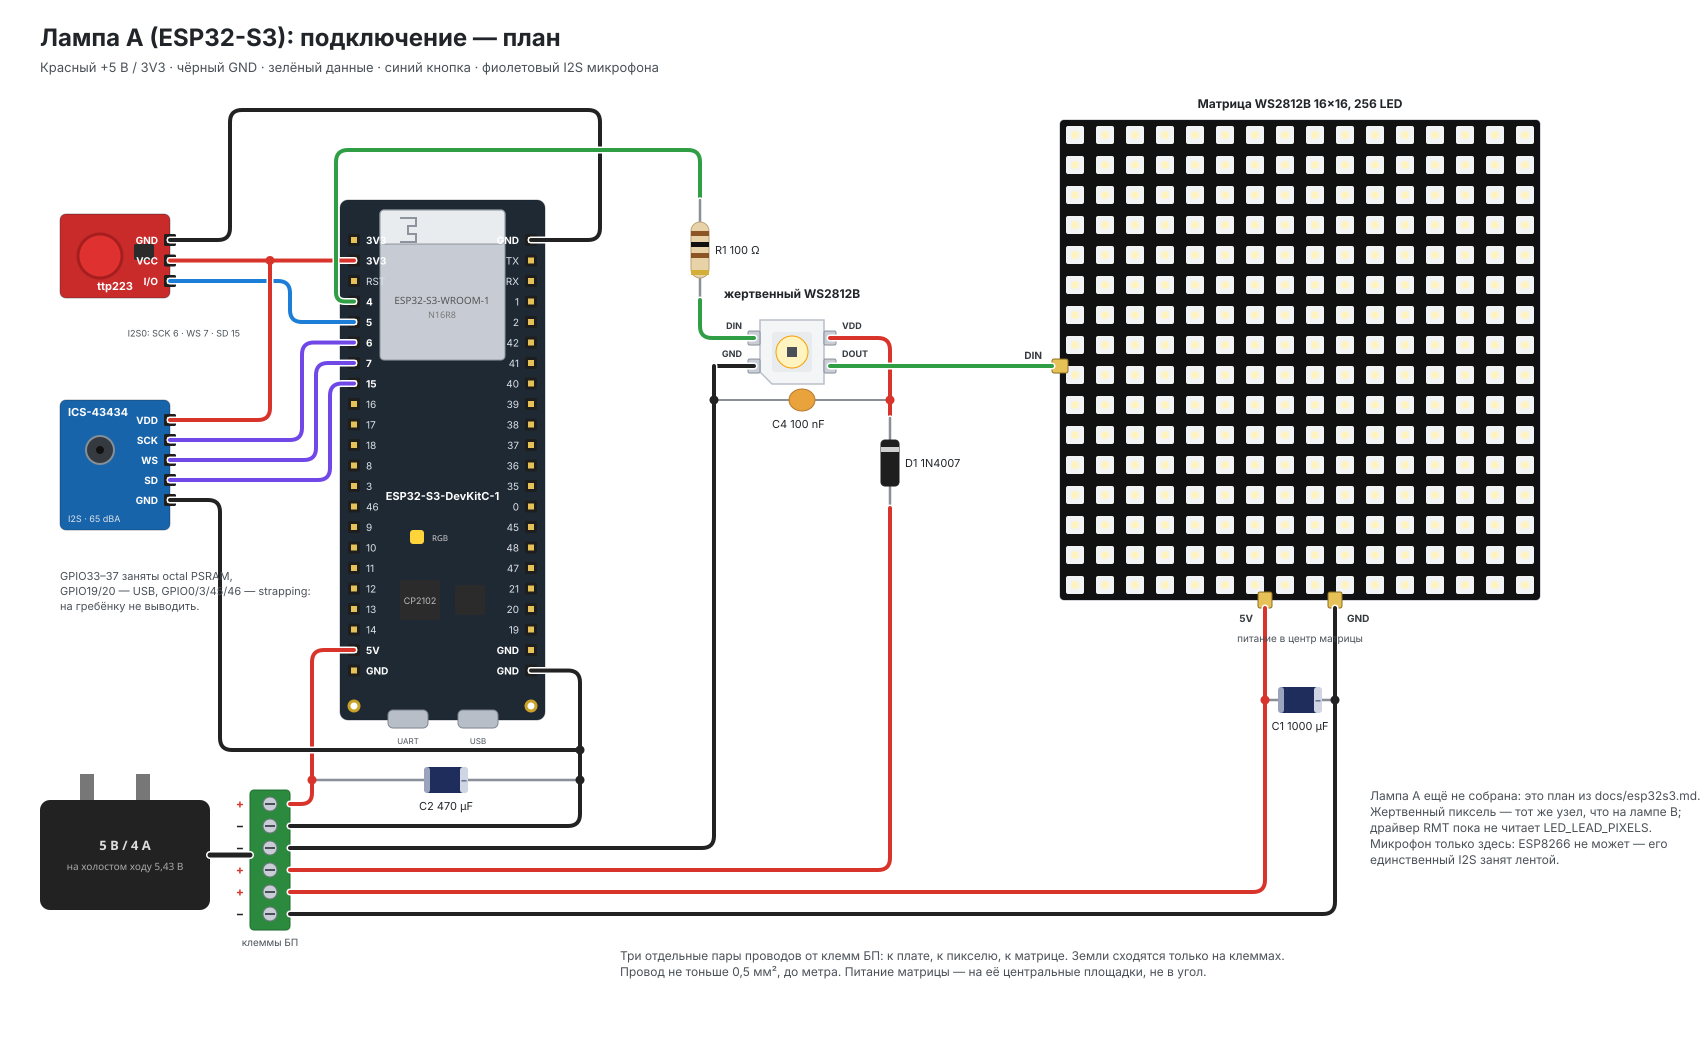

Reproduce this figure in Python.
# Lamp A (ESP32-S3-DevKitC-1 N16R8) as a picture of the parts on the desk. This lamp is
# not assembled yet: the picture is the plan from docs/esp32s3.md, not a photo. Render:
#   uv run --with cairosvg python docs/schematics/lamp-a-wokwi.py

import sys
from pathlib import Path

sys.path.insert(0, str(Path(__file__).parent))
from wokwi_style import BLK, BLU, GRN, RED, Scene  # noqa: E402

VIO = '#7048e8'  # I2S microphone lines
OUT = Path(__file__).with_suffix('.svg')
s = Scene(1700, 1060)
s.text(40, 46, 'Лампа A (ESP32-S3): подключение — план', size=24, weight='bold')
s.text(40, 72, 'Красный +5 В / 3V3 · чёрный GND · зелёный данные · синий кнопка · фиолетовый I2S микрофона',
       size=13, color='#495057')

# --- ESP32-S3-DevKitC-1, USB down ----------------------------------------------
BX, BY, BW, BH = 340, 200, 205, 520
s.pcb(BX, BY, BW, BH, '#1f2933', holes=[(BX + 14, BY + BH - 14), (BX + BW - 14, BY + BH - 14)])
# WROOM-1 module with the antenna at the top edge
s.add(f"<rect x='{BX + 40}' y='{BY + 10}' width='125' height='150' rx='4' fill='#c7ccd4' stroke='#8d949e'/>"
      f"<rect x='{BX + 40}' y='{BY + 10}' width='125' height='34' rx='4' fill='#e9ecef' stroke='#8d949e'/>"
      f"<path d='M{BX + 60} {BY + 18} h16 v8 h-8 v8 h8 v8 h-16' fill='none' stroke='#8d949e' stroke-width='2'/>"
      f"<text x='{BX + 102}' y='{BY + 104}' font-size='10' fill='#555' text-anchor='middle' font-family='sans-serif'>ESP32-S3-WROOM-1</text>"
      f"<text x='{BX + 102}' y='{BY + 118}' font-size='9' fill='#777' text-anchor='middle' font-family='sans-serif'>N16R8</text>")
s.chip(BX + 60, BY + 380, 40, 40, 'CP2102')
s.chip(BX + 115, BY + 385, 30, 30, '')
s.add(f"<rect x='{BX + 70}' y='{BY + 330}' width='14' height='14' rx='3' fill='#ffd43b'/>"
      f"<text x='{BX + 92}' y='{BY + 341}' font-size='8' fill='#ccc' font-family='sans-serif'>RGB</text>")
for ux in (BX + 48, BX + 118):
    s.add(f"<rect x='{ux}' y='{BY + BH - 10}' width='40' height='18' rx='5' fill='#b8bec7' stroke='#7d8590'/>")
s.text(BX + 68, BY + BH + 24, 'UART', size=8, color='#495057', anchor='middle')
s.text(BX + 138, BY + BH + 24, 'USB', size=8, color='#495057', anchor='middle')
s.text(BX + BW / 2, BY + 300, 'ESP32-S3-DevKitC-1', size=11, weight='bold', color='white', anchor='middle', layer='parts')
PITCH = 20.5
left = ['3V3', '3V3', 'RST', '4', '5', '6', '7', '15', '16', '17', '18', '8', '3', '46', '9', '10', '11', '12', '13', '14', '5V', 'GND']
right = ['GND', 'TX', 'RX', '1', '2', '42', '41', '40', '39', '38', '37', '36', '35', '0', '45', '48', '47', '21', '20', '19', 'GND', 'GND']
s.header(BX + 14, BY + 40, left, PITCH, True, 'right', bold={'3V3', '4', '5', '6', '7', '15', '5V', 'GND'}, prefix='l.')
s.header(BX + BW - 14, BY + 40, right, PITCH, True, 'left', bold={'GND'}, prefix='r.')
P = s.pins
# duplicate names: header() keeps the last one, so recover the others by position
y = lambda i: BY + 40 + i * PITCH  # noqa: E731
L = BX + 14
p3v3a, p3v3b = (L, y(0)), (L, y(1))
p4, p5, p6, p7, p15 = (L, y(3)), (L, y(4)), (L, y(5)), (L, y(6)), (L, y(7))
p5v, pgnd_l = (L, y(20)), (L, y(21))
R = BX + BW - 14
pgnd_rt, pgnd_rb = (R, y(0)), (R, y(21))

# --- touch pad, top left ---------------------------------------------------------
TX, TY = 60, 214
s.pcb(TX, TY, 110, 84, '#c92a2a', rx=6)
s.add(f"<circle cx='{TX + 40}' cy='{TY + 42}' r='22' fill='#e03131' stroke='#a61e1e' stroke-width='3'/>"
      f"<rect x='{TX + 74}' y='{TY + 30}' width='20' height='16' rx='2' fill='#2b2b2b'/>")
s.text(TX + 55, TY + 76, 'ttp223', size=11, weight='bold', color='white', anchor='middle', layer='parts')
s.header(TX + 110, y(0), ['GND', 'VCC', 'I/O'], PITCH, True, 'left', bold={'GND', 'VCC', 'I/O'}, prefix='t.')
tg, tv, ti = P['t.GND'], P['t.VCC'], P['t.I/O']
s.wire([tv, p3v3b], RED)                                        # straight into the second 3V3
s.wire([ti, (290, ti[1]), (290, p5[1]), p5], BLU)               # GPIO5
s.wire([tg, (230, tg[1]), (230, 110), (600, 110), (600, pgnd_rt[1]), pgnd_rt], BLK)  # over the top to GND

# --- I2S microphone, below the pad ---------------------------------------------
MX0, MY0 = 60, 400
s.pcb(MX0, MY0, 110, 130, '#1864ab', rx=6)
s.add(f"<circle cx='{MX0 + 40}' cy='{MY0 + 50}' r='14' fill='#343a40' stroke='#868e96' stroke-width='2'/>"
      f"<circle cx='{MX0 + 40}' cy='{MY0 + 50}' r='4' fill='#111'/>")
s.text(MX0 + 8, MY0 + 16, 'ICS-43434', size=11, weight='bold', color='white', layer='parts')
s.text(MX0 + 8, MY0 + 122, 'I2S · 65 dBA', size=9, color='#dde3ea', layer='parts')
s.header(MX0 + 110, MY0 + 20, ['VDD', 'SCK', 'WS', 'SD', 'GND'], 20, True, 'left',
         bold={'VDD', 'SCK', 'WS', 'SD', 'GND'}, prefix='m.')
mv, msck, mws, msd, mg = P['m.VDD'], P['m.SCK'], P['m.WS'], P['m.SD'], P['m.GND']
s.wire([mv, (270, mv[1]), (270, tv[1])], RED); s.dot(270, tv[1], RED)   # 3V3 tapped from the pad's wire
s.wire([msck, (302, msck[1]), (302, p6[1]), p6], VIO)
s.wire([mws, (316, mws[1]), (316, p7[1]), p7], VIO)
s.wire([msd, (330, msd[1]), (330, p15[1]), p15], VIO)
s.text(240, p6[1] - 6, 'I2S0: SCK 6 · WS 7 · SD 15', size=9, color='#495057', anchor='end')

# --- data: GPIO4 over the top, R1 in the drop, into the pixel ------------------------
DXW = 700
s.wire([p4, (336, p4[1]), (336, 150), (DXW, 150), (DXW, 200)], GRN)
s.resistor((DXW, 200), (DXW, 300), 'R1 100 Ω')
PX, PY = 760, 320
s.ws2812b(PX, PY)
s.text(PX + 32, PY - 22, 'жертвенный WS2812B', size=12, weight='bold', anchor='middle')
din, gnd, vdd, dout = P['p.DIN'], P['p.GND'], P['p.VDD'], P['p.DOUT']
s.wire([(DXW, 300), (DXW, din[1]), din], GRN)
DX, GX = vdd[0] + 60, gnd[0] - 40
s.wire([vdd, (DX, vdd[1]), (DX, vdd[1] + 80)], RED)
s.diode((DX, vdd[1] + 170), (DX, vdd[1] + 80), 'D1 1N4007')
s.wire([gnd, (GX, gnd[1])], BLK)
CY = vdd[1] + 62
s.cap_ceramic((GX + DX) / 2, CY, 'C4 100 nF', lead_to=(GX, DX), label_at=((GX + DX) / 2 - 30, CY + 28))
s.dot(GX, CY, BLK); s.dot(DX, CY, RED)

# --- matrix -------------------------------------------------------------------
MX, MY, CELL = 1060, 120, 30
s.pcb(MX, MY, 16 * CELL, 16 * CELL, '#111111', rx=4)
for r in range(16):
    for c in range(16):
        x, yy = MX + c * CELL + 6, MY + r * CELL + 6
        s.add(f"<rect x='{x}' y='{yy}' width='18' height='18' rx='2' fill='#f1f3f5'/>"
              f"<circle cx='{x + 9}' cy='{yy + 9}' r='4' fill='#fff3bf'/>")
s.text(MX + 8 * CELL, MY - 12, 'Матрица WS2812B 16×16, 256 LED', size=12, weight='bold', anchor='middle')
s.add(f"<rect x='{MX - 8}' y='{dout[1] - 7}' width='16' height='14' rx='2' fill='#e6c157' stroke='#8a6d1f'/>")
s.pin('mx.DIN', MX - 8, dout[1])
s.text(MX - 18, dout[1] - 7, 'DIN', size=10, weight='bold', color='#343a40', anchor='end')
MB = MY + 16 * CELL
for name, x in [('5V', MX + 8 * CELL - 35), ('GND', MX + 8 * CELL + 35)]:
    s.add(f"<rect x='{x - 7}' y='{MB - 8}' width='14' height='16' rx='2' fill='#e6c157' stroke='#8a6d1f'/>")
    s.pin('mx.' + name, x, MB + 8)
    s.text(x + (-12 if name == '5V' else 12), MB + 22, name, size=10, weight='bold', color='#343a40',
           anchor='end' if name == '5V' else 'start')
s.text(MX + 8 * CELL, MB + 42, 'питание в центр матрицы', size=10, color='#495057', anchor='middle')
s.wire([dout, P['mx.DIN']], GRN)

# --- power supply, terminal block with a pair per load -----------------------------
SX, SY = 40, 800
s.add(f"<rect x='{SX}' y='{SY}' width='170' height='110' rx='10' fill='#222'/>"
      f"<rect x='{SX + 40}' y='{SY - 26}' width='14' height='26' fill='#777'/><rect x='{SX + 96}' y='{SY - 26}' width='14' height='26' fill='#777'/>"
      f"<text x='{SX + 85}' y='{SY + 50}' font-size='13' fill='#ddd' text-anchor='middle' font-family='sans-serif' font-weight='bold'>5 В / 4 А</text>"
      f"<text x='{SX + 85}' y='{SY + 70}' font-size='10' fill='#aaa' text-anchor='middle' font-family='sans-serif'>на холостом ходу 5,43 В</text>")
s.wire([(SX + 170, SY + 55), (SX + 210, SY + 55)], '#222', width=5)
TBX, TBY = SX + 210, SY - 10
s.add(f"<rect x='{TBX}' y='{TBY}' width='40' height='140' rx='4' fill='#2b8a3e' stroke='#1e6b30'/>")
rows = {}
for i, name in enumerate(['+', '−', '−', '+', '+', '−']):
    yy = TBY + 14 + i * 22
    s.add(f"<circle cx='{TBX + 20}' cy='{yy}' r='7' fill='#c9ced6' stroke='#6c757d'/>"
          f"<line x1='{TBX + 15}' y1='{yy}' x2='{TBX + 25}' y2='{yy}' stroke='#495057' stroke-width='2'/>")
    s.text(TBX - 6, yy + 4, name, size=12, weight='bold', anchor='end', color=RED if name == '+' else BLK)
    rows[i] = (TBX + 40, yy)
s.text(TBX + 20, TBY + 156, 'клеммы БП', size=10, color='#495057', anchor='middle')

# pair 1 → board: + into 5V on the left header, − into GND on the right header
CH_R, CH_B = 312, 580
s.wire([rows[0], (CH_R, rows[0][1]), (CH_R, p5v[1]), p5v], RED)
s.wire([rows[1], (CH_B, rows[1][1]), (CH_B, pgnd_rb[1]), pgnd_rb], BLK)
s.wire([mg, (220, mg[1]), (220, 750), (CH_B, 750)], BLK); s.dot(CH_B, 750, BLK)   # microphone GND
s.cap_electrolytic_h(CH_R, CH_B, 780, 'C2 470 µF', label_dy=30)
s.dot(CH_R, 780, RED); s.dot(CH_B, 780, BLK)
# pair 2 → pixel (− first: the GND wire is the nearer one)
s.wire([rows[2], (GX, rows[2][1]), (GX, gnd[1])], BLK)
s.wire([rows[3], (DX, rows[3][1]), (DX, vdd[1] + 170)], RED)
# pair 3 → matrix centre; C1 between the two wires
m5v, mgnd = P['mx.5V'], P['mx.GND']
s.wire([rows[4], (m5v[0], rows[4][1]), m5v], RED)
s.wire([rows[5], (mgnd[0], rows[5][1]), mgnd], BLK)
s.cap_electrolytic_h(m5v[0], mgnd[0], 700, 'C1 1000 µF', label_dy=30)
s.dot(m5v[0], 700, RED); s.dot(mgnd[0], 700, BLK)

# --- notes ------------------------------------------------------------------------
s.note(620, 960, [
    'Три отдельные пары проводов от клемм БП: к плате, к пикселю, к матрице. Земли сходятся только на клеммах.',
    'Провод не тоньше 0,5 мм², до метра. Питание матрицы — на её центральные площадки, не в угол.'])
s.note(1370, 800, [
    'Лампа A ещё не собрана: это план из docs/esp32s3.md.',
    'Жертвенный пиксель — тот же узел, что на лампе B;',
    'драйвер RMT пока не читает LED_LEAD_PIXELS.',
    'Микрофон только здесь: ESP8266 не может — его',
    'единственный I2S занят лентой.'])
s.note(60, 580, ['GPIO33–37 заняты octal PSRAM,', 'GPIO19/20 — USB, GPIO0/3/45/46 — strapping:', 'на гребёнку не выводить.'], size=11)

s.save(OUT, 'Лампа A: подключение')
